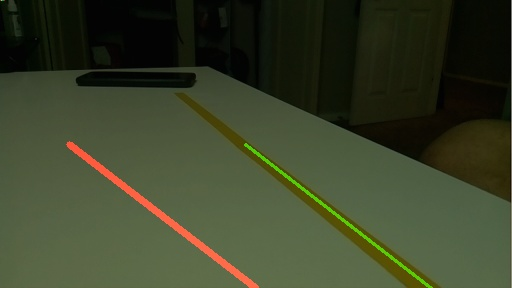
#> input picture src/frame0000.jpg, 512 x 288 px; its folder holds only this picture in this run
$ python -i image_utils.py   (imports and definitions only)
#> lines starting #> are read from the running program, lines starting #| are printed output that depends on the picture; after the words box and inside, x2 and y2 are one past the last pixel; in counts of white or black regions, pixels touching at a corner belong together
import cv2
import numpy as np
import math

# import the necessary packages for visual logging
from logging import FileHandler
from vlogging import VisualRecord
import logging

flag = 0
logs = []
log_flag = "edges"  # ['stoplight', 'ducks', 'heading', 'edges']


def imageProcessQueue(frame):
	global flag, logs
	logs = [] # [np_lanes, steering_angle, LR_lane_indicator, ducks_flag]

	frame = rescale_frame(frame)

	edges, ducks_area, stoplight = detect_edges(frame)
	edges = region_of_interest(edges)
	line_segments = detect_line_segments(edges)
	lane_lines, lane_flag = average_slope_intercept(frame, line_segments)
	logs.append(compute_steering_angle(frame, lane_lines))
	logs.append(lane_flag)
	logs.append(ducks_area)
	logs.append(stoplight) # 1=red, 2=green
	final_frame = display_lines(frame, lane_lines, logs[1])

	# debugging
	if flag != 2 and log_flag == "heading":
		show_image("heading overlay", final_frame)
		flag += 1


	return final_frame, logs

def rescale_frame(frame, percent=40):
	width = int(frame.shape[1] * percent/ 100)
	height = int(frame.shape[0] * percent/ 100)
	dim = (width, height)
	return cv2.resize(frame, dim, interpolation =cv2.INTER_AREA)


def detect_edges(frame):
	global flag, log_flag

	# filter for blue lane lines
	hsv = cv2.cvtColor(frame, cv2.COLOR_BGR2HSV)

	# blue tape home
	lower_blue = np.array([85.2,47.7,36.9])
	upper_blue = np.array([148.9,255,199.9])
	mask = cv2.inRange(hsv, lower_blue, upper_blue)

	# detect edges
	edges = cv2.Canny(mask, 200, 400)

	# detect ducks
	ducks_area = detect_ducks(hsv)

	# detect ducks
	stoplight = detect_stoplight(hsv)

	# debugging
	if flag != 2 and log_flag == "edges":
		# cv2.imwrite("./calibrating.png",frame)
		show_image("Detect_Edges", [frame, hsv, mask, edges])
		flag += 1

	return edges, ducks_area, stoplight

def detect_ducks(hsv):
	global flag

	# detect ducks
	lower_yellow = np.array([5.3,67.57,164.9])
	upper_yellow = np.array([43.5,237.1,255])
	mask = cv2.inRange(hsv, lower_yellow, upper_yellow)

	# debugging
	if flag != 2 and log_flag == "ducks":
		show_image("Showing ducks", [hsv, mask])
		flag += 1

	return np.count_nonzero(mask)

def detect_stoplight(hsv):
	global flag

	# detect red_light
	lower_red = np.array([164.68,91.29,158.86])
	upper_red = np.array([173.8,255,255])
	mask_red = cv2.inRange(hsv, lower_red, upper_red)

	# # detect green_light
	# lower_green = np.array([46,37.74,170.85])
	# upper_green = np.array([72.85,255,255])
	# mask_green = cv2.inRange(hsv, lower_green , upper_green)

	# detect green_light
	lower_green = np.array([43.3,37.74,105.3])
	upper_green = np.array([72.85,255,255])
	mask_green = cv2.inRange(hsv, lower_green , upper_green)

	red_pixels = np.count_nonzero(mask_red)
	green_pixels = np.count_nonzero(mask_green)
	# print("red pixels: %d green_pixels %d" % (red_pixels, green_pixels))
	# debugging
	if flag != 2 and log_flag == "stoplight":
		# cv2.imwrite("./mask.png",mask)
		show_image("Showing light", [hsv, mask_red, mask_green])
		flag += 1

	if red_pixels > 3800:
		return 1
	elif green_pixels > 3500:
		return 2
	else:
		return 0

def region_of_interest(edges):
	height, width = edges.shape
	mask = np.zeros_like(edges)

	# only focus bottom half of the screen
	polygon = np.array([[
		(0, height * 1 / 2),
		(width, height * 1 / 2),
		(width, height),
		(0, height),
	]], np.int32)

	cv2.fillPoly(mask, polygon, 255)
	cropped_edges = cv2.bitwise_and(edges, mask)
	return cropped_edges

def detect_line_segments(cropped_edges):
	# tuning min_threshold, minLineLength, maxLineGap is a trial and error process by hand
	rho = 1  # distance precision in pixel, i.e. 1 pixel
	angle = np.pi / 180  # angular precision in radian, i.e. 1 degree
	min_threshold = 40  # minimal of votes
	# line_segments = cv2.HoughLinesP(cropped_edges, rho, angle, min_threshold,
	# 								np.array([]), minLineLength=40, maxLineGap=50)
	line_segments = cv2.HoughLinesP(cropped_edges, rho, angle, min_threshold,
									np.array([]), minLineLength=60, maxLineGap=50)

	return line_segments

def average_slope_intercept(frame, line_segments):
	"""
	This function combines lin			# turn_speed_here = 0.35
			# [11 lines of commented-out code are left out]

e segments into one or two lane lines
	If all line slopes are < 0: then we only have detected left lane
	If all line slopes are > 0: then we only have detected right lane
	"""

	lane_flag = [0,0]
	lane_lines = []
	if line_segments is None:
		logging.info('No line_segment segments detected')
		return lane_lines, lane_flag
	# print(frame.shape)
	height, width, _ = frame.shape
	left_fit = []
	right_fit = []

	boundary = 1/6    #### orignally 1/3
	left_region_boundary = width * (1 - boundary)  # left lane line segment should be on left 2/3 of the screen
	right_region_boundary = width * boundary # right lane line segment should be on left 2/3 of the screen

	for line_segment in line_segments:
		for x1, y1, x2, y2 in line_segment:
			if x1 == x2:
				logging.info('skipping vertical line segment (slope=inf): %s' % line_segment)
				continue
			fit = np.polyfit((x1, x2), (y1, y2), 1)
			slope = fit[0]
			intercept = fit[1]
			if slope < 0:
				if x1 < left_region_boundary and x2 < left_region_boundary:
					left_fit.append((slope, intercept))
			else:
				if x1 > right_region_boundary and x2 > right_region_boundary:
					right_fit.append((slope, intercept))

	left_fit_average = np.average(left_fit, axis=0)
	if len(left_fit) > 0:
		lane_lines.append(make_points(frame, left_fit_average))

	right_fit_average = np.average(right_fit, axis=0)
	if len(right_fit) > 0:
		lane_lines.append(make_points(frame, right_fit_average))


	if len(left_fit) > 0:
		lane_flag[0] = 1
	if len(right_fit) > 0:
		lane_flag[1] = 1
	return lane_lines, lane_flag


def make_points(frame, line):
	height, width, _ = frame.shape
	slope, intercept = line
	y1 = height  # bottom of the frame
	y2 = int(y1 * 1 / 2)  # make points from middle of the frame down

	# bound the coordinates within the frame
	x1 = max(-width, min(2 * width, int((y1 - intercept) / slope)))
	x2 = max(-width, min(2 * width, int((y2 - intercept) / slope)))
	return [[x1, y1, x2, y2]]


def compute_steering_angle(frame, lane_lines):
	""" Find the steering angle based on lane line coordinate
		We assume that camera is calibrated to point to dead center
	"""
	global logs
	logs.append(len(lane_lines))

	if len(lane_lines) == 0:
		logging.info('No lane lines detected, do nothing')
		return -90

	height, width, _ = frame.shape
	if len(lane_lines) == 1:
		## decide what to do if only one line is detected
		logging.debug('Only detected one lane line, just follow it. %s' % lane_lines[0])
		x1, _, x2, _ = lane_lines[0][0]
		x_offset = x2 - x1
	elif len(lane_lines) == 2:
		_, _, left_x2, _ = lane_lines[0][0]
		_, _, right_x2, _ = lane_lines[1][0]
		camera_mid_offset_percent = 0 # 0.0 means car pointing to center, -0.03: car is centered to left, +0.03 means car pointing to right
		mid = int(width / 2 * (1 + camera_mid_offset_percent))
		mid = width / 2 * (1 + camera_mid_offset_percent)
		x_offset = (left_x2 + right_x2) / 2 - mid

	# find the steering angle, which is angle between navigation direction to end of center line
	# y_offset = int(height / 2)
	y_offset = height / 2

	angle_to_mid_radian = math.atan2(x_offset, y_offset)  # angle (in radian) to center vertical line
	# angle_to_mid_deg = int(angle_to_mid_radian * 180.0 / math.pi)  # angle (in degrees) to center vertical line
	angle_to_mid_deg = angle_to_mid_radian * 180.0 / math.pi  # angle (in degrees) to center vertical line
	steering_angle = angle_to_mid_deg + 90  # this is the steering angle needed by picar front wheel

	logging.debug('new steering angle: %s' % steering_angle)
	return steering_angle


##########################################################################
##																		##
## functions pertaining to visual debugging								##
##																		##
##########################################################################


def display_lines(frame, lines, steering_angle, line_color=(0, 255, 0), line_width=2):
	line_image = np.zeros_like(frame)
	if lines is not None:
		for line in lines:
			for x1, y1, x2, y2 in line:
				cv2.line(line_image, (x1, y1), (x2, y2), line_color, line_width)
	line_image = cv2.addWeighted(frame, 0.8, line_image, 1, 1)
	# show_image("lane overlay", line_image)
	return display_heading_line(line_image, steering_angle)


def display_heading_line(frame, steering_angle, line_color=(0, 0, 255), line_width=5):
	heading_image = np.zeros_like(frame)
	height, width, _ = frame.shape

	# figure out the heading line from steering angle
	# heading line (x1,y1) is always center bottom of the screen
	# (x2, y2) requires a bit of trigonometry

	# Note: the steering angle of:
	# 0-89 degree: turn left
	# 90 degree: going straight
	# 91-180 degree: turn right
	steering_angle_radian = steering_angle / 180.0 * math.pi
	x1 = int(width / 2)
	y1 = height
	x2 = int(x1 - height / 2 / math.tan(steering_angle_radian))
	y2 = int(height / 2)

	cv2.line(heading_image, (x1, y1), (x2, y2), line_color, line_width)
	heading_image = cv2.addWeighted(frame, 0.8, heading_image, 1, 1)
	return heading_image

def display_ducks(frame, ducks, line_color=[255, 0, 0]):
	# duck_image = np.zeros_like(frame)
	# duck_image[np.where(ducks==[255])] = line_color
	# ducks[np.where((ducks==[255]).all(axis=1))] = []
	# ducks[np.where((ducks==[0]).all(axis=1))] = [255]
	# alpha = 0.4
	# out = frame.copy()
	# duck_image = frame.copy()
	duck_image = np.zeros_like(frame)
	print("here1")
	duck_image[ducks] = line_color
	print("here2")

	# out = cv2.addWeighted(duck_image, alpha, out, 1 - alpha, 0, out)
	# duck_image = cv2.addWeighted(frame,0.4,ducks,0.1,0)
	duck_image = cv2.addWeighted(frame, 0.8, duck_image, 1, 1)
	return duck_image


def show_image(msg, frame):
	# open the logging file
	logger = logging.getLogger("visual_logging_example")
	fh = FileHandler("demo.html", mode = "w")

	# set the logger attributes
	logger.setLevel(logging.DEBUG)
	logger.addHandler(fh)

	logger.debug(VisualRecord(msg, frame, fmt = "png"))

>>> import cv2
>>> picture = cv2.imread('frame0000.jpg')
#> picture is the input picture: shape (288, 512, 3); mean B, G, R 41.1, 65.4, 58.5
>>> result = imageProcessQueue(picture)
#> in detect_edges, `hsv = cv2.cvtColor(frame, cv2.COLOR_BGR2HSV)`: hsv: shape (115, 204, 3); mean H, S, V 39.9, 115.9, 67.4
#> in detect_edges, `mask = cv2.inRange(hsv, lower_blue, upper_blue)`: mask: shape (115, 204); every value is 0
#> in detect_ducks, `mask = cv2.inRange(hsv, lower_yellow, upper_yellow)`:
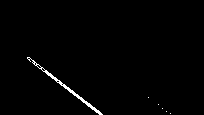
#> mask: shape (115, 204); 1.1% white in thin lines or dots, all inside (x1, y1, x2, y2) = (27, 57, 171, 115)
#> in detect_edges, `ducks_area = detect_ducks(hsv)`: ducks_area = 251
#> in detect_stoplight, `mask_green = cv2.inRange(hsv, lower_green , upper_green)`:
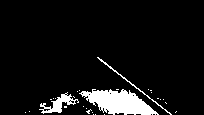
#> mask_green: shape (115, 204); 7.3% white; 28 white regions (25 under 20 px), largest, box (x1, y1, x2, y2) and area: (79, 89, 159, 115) 1215, (39, 92, 79, 114) 300, (97, 57, 172, 115) 138
#> in detect_stoplight, `red_pixels = np.count_nonzero(mask_red)`: red_pixels = 0
#> in detect_stoplight, `green_pixels = np.count_nonzero(mask_green)`: green_pixels = 1702
#> in detect_edges, `stoplight = detect_stoplight(hsv)`: stoplight = 0
#> in imageProcessQueue, `edges, ducks_area, stoplight = detect_edges(frame)`: ducks_area = 251; stoplight = 0
#> in region_of_interest, `cv2.fillPoly(mask, polygon, 255)`:
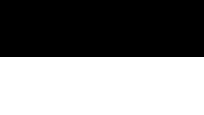
#> mask: shape (115, 204); 50.4% white; 1 black region, box (x1, y1, x2, y2) and area: (0, 0, 204, 57) 11628
#> in detect_line_segments, `line_segments = cv2.HoughLinesP(cropped_edges, rho, angle, min_thresho..`: line_segments = None
#> in imageProcessQueue, `lane_lines, lane_flag = average_slope_intercept(frame, line_segments)`: lane_lines = []; lane_flag = [0, 0]
#> after the loop in display_lines, `for line in lines:`: line_image: shape (115, 204, 3); every value is 0
#> in display_lines, `line_image = cv2.addWeighted(frame, 0.8, line_image, 1, 1)`:
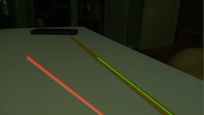
#> line_image: shape (115, 204, 3); mean of channels 0, 1, 2 33.9, 53.3, 47.8; drawn as B, G, R
#> in display_heading_line, `cv2.line(heading_image, (x1, y1), (x2, y2), line_color, line_width)`:
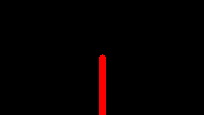
#> heading_image: shape (115, 204, 3); mean of channels 0, 1, 2 0, 0, 4.5; drawn as B, G, R
#> in display_heading_line, `heading_image = cv2.addWeighted(frame, 0.8, heading_image, 1, 1)`:
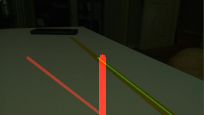
#> heading_image: shape (115, 204, 3); mean of channels 0, 1, 2 28.1, 43.6, 42.7; drawn as B, G, R

$ run again, on src/test.jpg
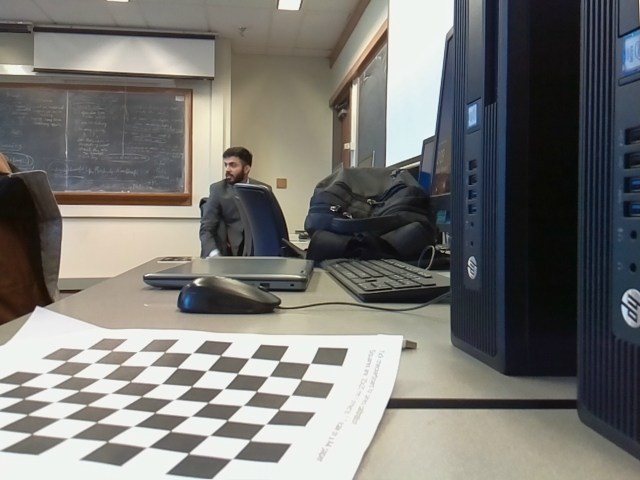
#> input picture src/test.jpg, 1280 x 960 px (shown at 1/2 size)
#> picture is the input picture: shape (960, 1280, 3); mean B, G, R 115.2, 118.9, 119.7
#> hsv: shape (384, 512, 3); mean H, S, V 55.2, 44.3, 125.4
#> in detect_edges, `mask = cv2.inRange(hsv, lower_blue, upper_blue)`:
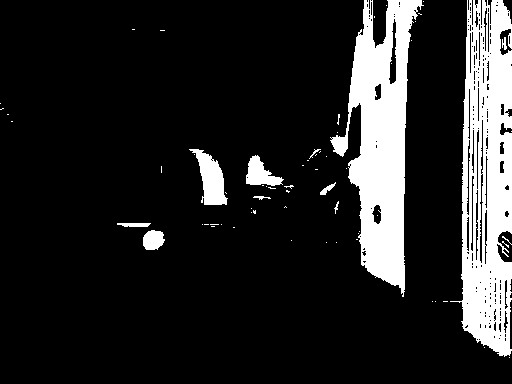
#> mask: shape (384, 512); 15% white; 66 white regions (55 under 20 px), largest, box (x1, y1, x2, y2) and area: (450, 0, 512, 357) 13956, (330, 0, 424, 297) 12954, (189, 149, 228, 205) 1100
#> edges: shape (384, 512); 2.9% white in thin lines or dots
#> in detect_edges, `ducks_area = detect_ducks(hsv)`: ducks_area = 408
#> mask_red: shape (384, 512); every value is 0
#> red_pixels = 0
#> in imageProcessQueue, `edges, ducks_area, stoplight = detect_edges(frame)`: ducks_area = 408; stoplight = 0
#> cropped_edges: shape (384, 512); 1.1% white in thin lines or dots, all inside (x1, y1, x2, y2) = (117, 192, 512, 359)
#> in detect_line_segments, `line_segments = cv2.HoughLinesP(cropped_edges, rho, angle, min_thresho..`: line_segments = 18 rows, first 6: [403, 200, 404, 294], [471, 267, 471, 192], [484, 348, 484, 214], [475, 340, 475, 204], [473, 267, 473, 192], [504, 340, 504, 213]
#> the loop in average_slope_intercept, `for line_segment in line_segments:` made 18 passes
#> after the loop in average_slope_intercept, `for line_segment in line_segments:`: left_fit = []; right_fit = [(94, -37682)]
#> left_fit_average = nan
#> right_fit_average = [94, -37682]
#> slope = 94; intercept = -37682
#> in make_points, `x1 = max(-width, min(2 * width, int((y1 - intercept) / slope)))`: x1 = 404
#> in make_points, `x2 = max(-width, min(2 * width, int((y2 - intercept) / slope)))`: x2 = 402
#> lane_lines = [[[404, 384, 402, 192]]]; lane_flag = [0, 1]
#> in compute_steering_angle, `x1, _, x2, _ = lane_lines[0][0]`: x1 = 404; x2 = 402
#> x_offset = -2
#> angle_to_mid_radian = -0.0104
#> angle_to_mid_deg = -0.597
#> steering_angle = 89.4
#> the loop in display_lines, `for line in lines:` made 1 pass
#> in display_heading_line, `heading_image = cv2.addWeighted(frame, 0.8, heading_image, 1, 1)`:
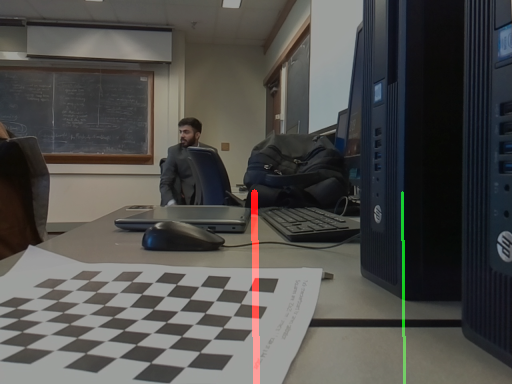
#> heading_image: shape (384, 512, 3); mean of channels 0, 1, 2 75.5, 78.3, 79.4; drawn as B, G, R
